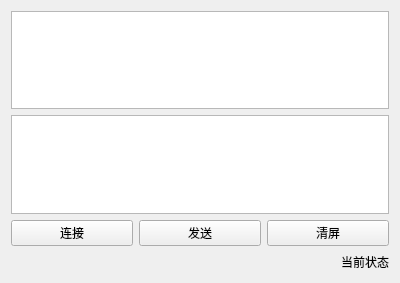
<?xml version="1.0" encoding="UTF-8"?>
<ui version="4.0">
 <class>SeeUServerWidget</class>
 <widget class="QWidget" name="SeeUServerWidget">
  <property name="geometry">
   <rect>
    <x>0</x>
    <y>0</y>
    <width>400</width>
    <height>283</height>
   </rect>
  </property>
  <property name="windowTitle">
   <string>Form</string>
  </property>
  <layout class="QVBoxLayout" name="verticalLayout_3">
   <item>
    <layout class="QVBoxLayout" name="verticalLayout_2">
     <item>
      <layout class="QVBoxLayout" name="verticalLayout">
       <item>
        <widget class="QTextBrowser" name="display_screen"/>
       </item>
       <item>
        <widget class="QTextEdit" name="message_textEdit"/>
       </item>
       <item>
        <layout class="QHBoxLayout" name="horizontalLayout">
         <item>
          <widget class="QPushButton" name="start_button">
           <property name="text">
            <string>连接</string>
           </property>
          </widget>
         </item>
         <item>
          <widget class="QPushButton" name="send_button">
           <property name="text">
            <string>发送</string>
           </property>
          </widget>
         </item>
         <item>
          <widget class="QPushButton" name="clear_button">
           <property name="text">
            <string>清屏</string>
           </property>
          </widget>
         </item>
        </layout>
       </item>
      </layout>
     </item>
     <item>
      <layout class="QHBoxLayout" name="horizontalLayout_2">
       <item>
        <spacer name="horizontalSpacer">
         <property name="orientation">
          <enum>Qt::Horizontal</enum>
         </property>
         <property name="sizeHint" stdset="0">
          <size>
           <width>40</width>
           <height>20</height>
          </size>
         </property>
        </spacer>
       </item>
       <item>
        <widget class="QLabel" name="tip_Label">
         <property name="text">
          <string>当前状态</string>
         </property>
        </widget>
       </item>
      </layout>
     </item>
    </layout>
   </item>
  </layout>
 </widget>
 <resources/>
 <connections/>
</ui>
